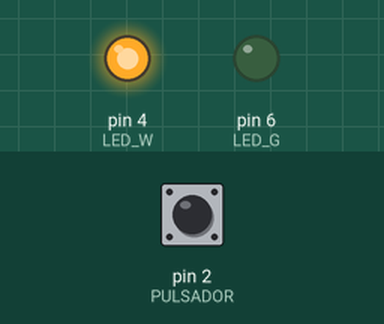
This sketch was run on a simulated Arduino Uno, built with avr-gcc and run on an emulated ATmega328P. On the bench: output pins drawn as LEDs (lit = HIGH). Inputs (shaded band) come from the test bench; at power-on: pin 2 (PULSADOR) LOW.

Above: at 1.2 s.
1.3 s: pin 2 (PULSADOR) pulled HIGH for 0.15 s
At 1.9 s:
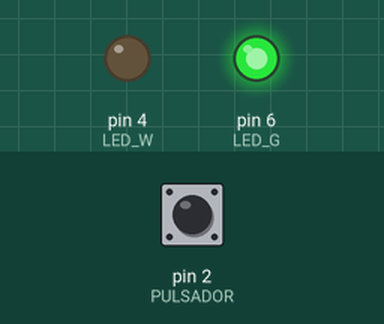
2.9 s: pin 2 (PULSADOR) pulled HIGH for 1 s
At 4.4 s:
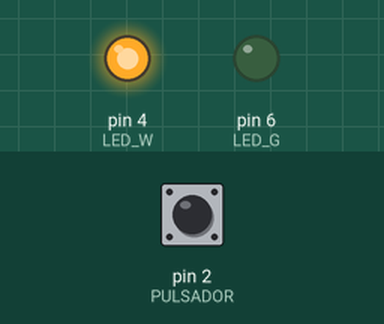
5.4 s: pin 2 (PULSADOR) pulled HIGH for 3.2 s
At 9.2 s:
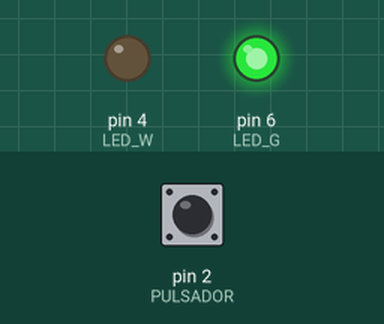
Timing chart, 0 to 10.7 s (numbered marks = the images above; inputs shaded):
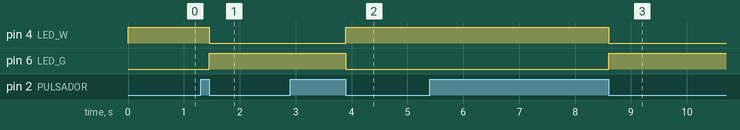

Measured:
- after the input at 1.3 s, pin 4 (LED_W): HIGH → LOW after 0.15 s; pin 6 (LED_G): LOW → HIGH after 0.15 s
- after the input at 2.9 s, pin 4 (LED_W): LOW → HIGH after 1.0 s; pin 6 (LED_G): HIGH → LOW after 1.0 s
- after the input at 5.4 s, pin 4 (LED_W): HIGH → LOW after 3.2 s; pin 6 (LED_G): LOW → HIGH after 3.2 s

The sketch:

pulsador_y_led.ino
```cpp
long _d = 100;
int PULSADOR = 2;
int LED_W = 4;
int LED_G = 6;
bool e_a = true;

void setup() {
  pinMode(PULSADOR, INPUT);
  pinMode(LED_W, OUTPUT);
  pinMode(LED_G, OUTPUT);
  digitalWrite(LED_W, 1);
  digitalWrite(LED_G, 0);
  e_a = true;
}

void loop() {
  while(digitalRead(PULSADOR) == 1);
    digitalWrite(LED_W, e_a);
    digitalWrite(LED_G, !e_a);
    e_a = !e_a;
    delay(_d);
  while(digitalRead(PULSADOR) == 0);
}
```
